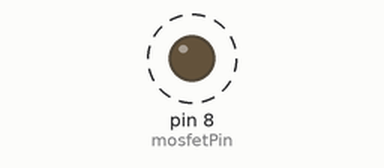
This sketch was run on a simulated Arduino Uno, built with avr-gcc and run on an emulated ATmega328P. Parts: output pins drawn as LEDs (lit = HIGH). Dashed ring = blinking.

Above: at 0.5 s.
Timing chart, 0 to 4.6 s (numbered marks = the images above):
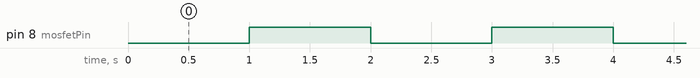

Measured:
- by itself, pin 8 (mosfetPin): alternates HIGH for 1.0 s and LOW for 1.0 s

The sketch:

solenoid_test.ino
```cpp
#define mosfetPin 8
void setup()  {
  pinMode(mosfetPin, OUTPUT);

}
void loop() {
  digitalWrite(mosfetPin, LOW);
  delay(1000);
  digitalWrite(mosfetPin, HIGH);
  delay(1000);
}
```
